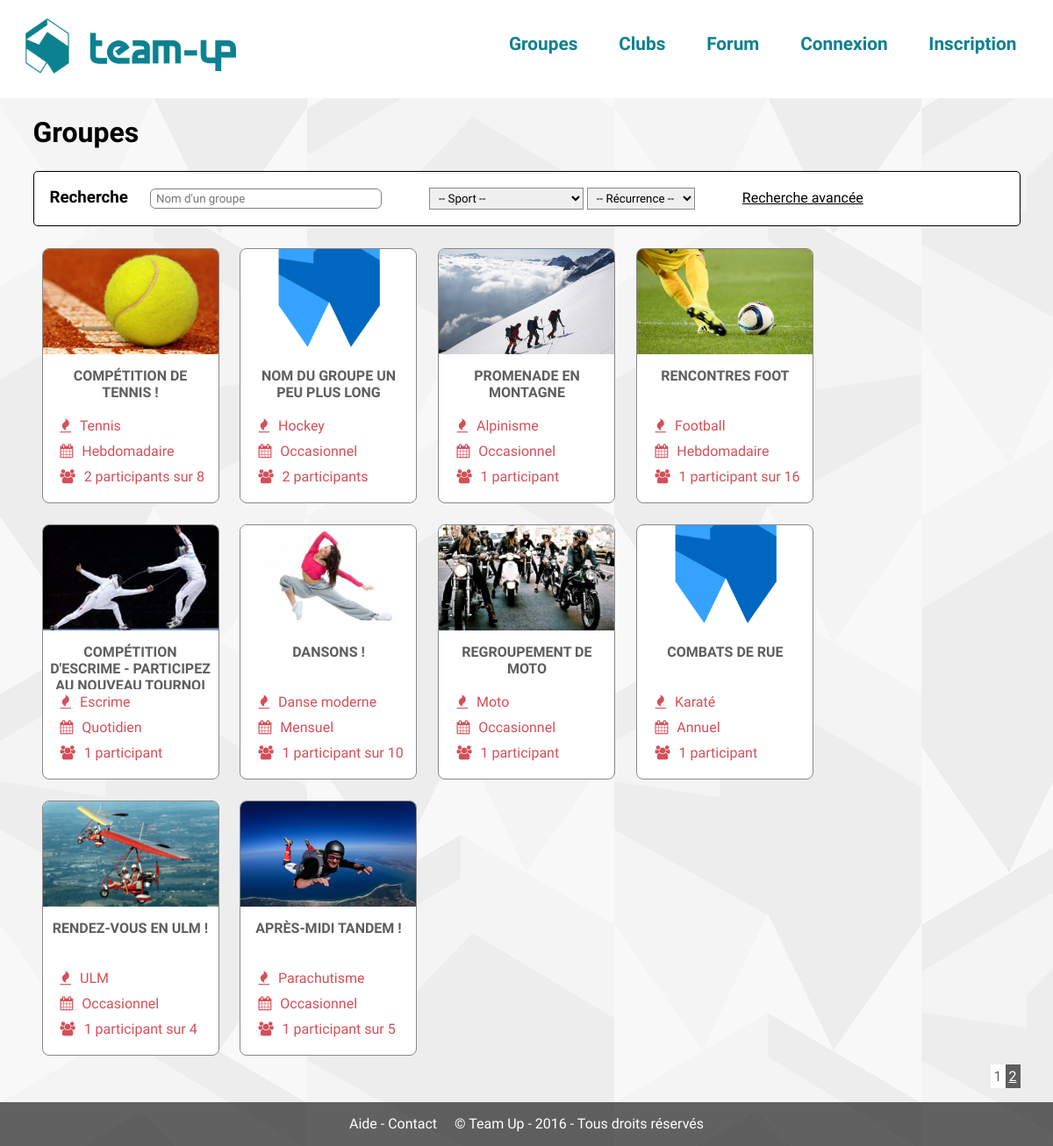
The app's page /?page=groupes, older data.
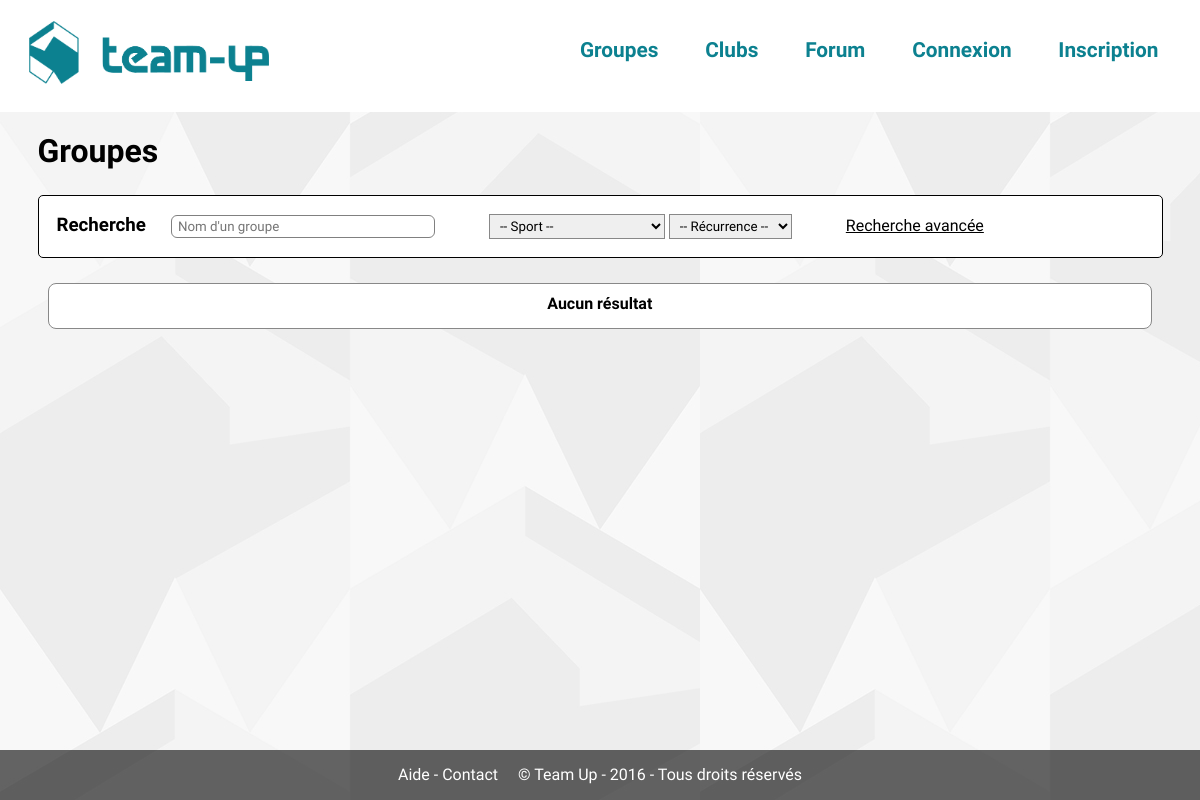
The same page, newer data.
### tables this page shows
CREATE TABLE `groupes` (
  `id` int(11) NOT NULL,
  `titre` varchar(255) NOT NULL,
  `id_departement` int(11) NOT NULL,
  `description` text NOT NULL,
  `id_sport` int(11) NOT NULL,
  `id_club` int(11) NOT NULL,
  `max_participants` int(11) NOT NULL,
  `min_participants` int(11) NOT NULL,
  `visibilite` enum('public','prive') NOT NULL,
  `recurrence` enum('occasionnel','quotidien','hebdomadaire','mensuel','annuel') NOT NULL,
  `niveau` int(11) NOT NULL,
  `tendance` int(11) NOT NULL
);

CREATE TABLE `sports` (
  `id` int(11) NOT NULL,
  `nom` varchar(255) NOT NULL,
  `description` text NOT NULL
);

### controleurs/groupes.php (called while the page is built, shortened)
<?php
include 'modeles/groupes.php';
include 'modeles/pagination.php';
$groupes_par_page = 10;
if(isset($_GET['p']) && !empty($_GET['p'])) {
	$page = (int) $_GET['p'];
} else {
	$page = 1;
}
$debut_requete = ($page - 1) * $groupes_par_page;
if(isset($_GET['nom']) && isset($_GET['sport']) && isset($_GET['recurrence'])) {
	$requete = '';
	if(!empty($_GET['nom']))
		$requete .= ' titre LIKE :titre AND';
	if(!empty($_GET['sport']))
		$requete .= ' id_sport = :id_sport AND';
	if(!empty($_GET['recurrence']))
		$requete .= ' recurrence = :recurrence AND';
	$requete .= ' 1=1';
	$recherche = rechercher_groupe($_GET['nom'], $_GET['sport'], $_GET['recurrence'], $requete, $debut_requete, $groupes_par_page);
	echo json_encode($recherche['lignes']);
	exit();
} else {
	$recherche = recuperer_groupes($debut_requete, $groupes_par_page);
}
$groupes = $recherche['lignes'];
include 'vues/groupes.php';

### modeles/groupes.php (called while the page is built, shortened)
<?php
function recuperer_groupes($debut, $combien) {
	global $pdo;
	$stmt = $pdo->prepare('SELECT SQL_CALC_FOUND_ROWS g.id AS id_groupe, s.nom AS nom_sport, g.*, COUNT(*) AS nbre FROM groupes AS g
																									JOIN sports AS s ON s.id = g.id_sport
																									LEFT JOIN groupes_membres gm ON gm.id_groupe = g.id
																								GROUP BY g.id
																								LIMIT :debut, :combien');
	$stmt->bindValue('debut', $debut, PDO::PARAM_INT);
	$stmt->bindValue('combien', $combien, PDO::PARAM_INT);
	$stmt->execute();
	return array('nombre' => $pdo->query('SELECT FOUND_ROWS();')->fetch(PDO::FETCH_COLUMN), 'lignes' => $stmt->fetchAll());
}

### vues/groupes.php (the view, shortened to what the changed rows need)
<h1><a href="?page=groupes" class="lien-simple">Groupes</a></h1>
<div id="liste-groupes">
<?php
	if(!empty($groupes)) {
		foreach ($groupes as $groupe) {
			if(!isset($_GET['actuel']) || empty($_GET['actuel']) || $groupe['nbre'] >= $_GET['actuel']) {
?>
	<div class="groupe encadrer">
		<a href="?page=groupe&amp;id=<?php echo $groupe['id_groupe']; ?>" title="<?php echo htmlspecialchars($groupe['titre']); ?>">
			<div class="details">
				<div class="photo" style="background-image: url('<?php echo (is_file(DOSSIER_GROUPE . $groupe['id_groupe'] . '.jpg') ? DOSSIER_GROUPE . $groupe['id_groupe'] . '.jpg' : DOSSIER_GROUPE . '0.jpg') ?>');">
				</div>
				<h4><?php echo htmlspecialchars($groupe['titre']); ?></h4>
				<p>
					<i class="fa fa-fire"></i> <?php echo $groupe['nom_sport']; ?><br>
					<i class="fa fa-calendar"></i> <?php echo ucfirst($groupe['recurrence']); ?><br>
					<i class="fa fa-users"></i> <?php echo $groupe['nbre']; ?> participant<?php echo ($groupe['nbre'] > 1 ? 's' : null); ?><?php echo ($groupe['max_participants'] > 0 ? ' sur ' . $groupe['max_participants'] : null);  ?><br>
				</p>
			</div>
		</a>
	</div>
<?php
			}
		}
?>
<?php
		pagination($total_groupes);
	} else {
?>
	<div class="groupe encadrer align-center" style="width:98%;padding-top:10px;">
		<h4>Aucun résultat</h4>
	</div>
<?php
	}
?>
</div>

### modeles/pagination.php (shortened to what the changed rows need)
<?php
function parametreUrl($name, $value) {
    if(empty($_SERVER['QUERY_STRING'])) {
        return '?'.$name.'='.$value;
    } else {
        $return = $name.'='.$value;
        foreach ($_GET as $k => $v) {
            if($name != $k) {
                $return .= '&'.$k.'='.$v;
            }
        }
        return '?'.$return;
    }
}
function pagination($nombre_entrees, $nombre_par_page = 10, $variable_page = 'p', $pages_visibles = 4) {
	if(isset($_GET[$variable_page])) {
		$page = (int) $_GET[$variable_page];
	} else {
		$page = 1;
	}
	echo '<div class="pagination">';
	$nombre_pages = ceil($nombre_entrees / $nombre_par_page) + 1;
	for ($i=1; $i < $nombre_pages; $i++) {
		if($page == $i) {
			echo '<span class="page-active">'.$i.'</span>';
		} else {
			if($i > ($page - $pages_visibles) && $i < ($page + $pages_visibles)) {
				echo '<a href="'.parametreUrl($variable_page, $i).'">'.$i.'</a> ';
			}
		}
	}
	echo '</div>';
}

Row changes from the older to the newer data that the page shows:
removed groupes: shows a picture, titre "COMPÉTITION DE TENNIS !", id_sport.nom "Tennis", recurrence "Hebdomadaire", nbre "2", max_participants "8"
removed groupes: titre "NOM DU GROUPE UN PEU PLUS LONG", id_sport.nom "Hockey", recurrence "Occasionnel", nbre "2"
removed groupes: shows a picture, titre "PROMENADE EN MONTAGNE", id_sport.nom "Alpinisme", recurrence "Occasionnel", nbre "1"
removed groupes: shows a picture, titre "RENCONTRES FOOT", id_sport.nom "Football", recurrence "Hebdomadaire", nbre "1", max_participants "16"
removed groupes: shows a picture, titre "COMPÉTITION D'ESCRIME - PARTICIPEZ…", id_sport.nom "Escrime", recurrence "Quotidien", nbre "1"
removed groupes: shows a picture, titre "DANSONS !", id_sport.nom "Danse moderne", recurrence "Mensuel", nbre "1", max_participants "10"
removed groupes: shows a picture, titre "REGROUPEMENT DE MOTO", id_sport.nom "Moto", recurrence "Occasionnel", nbre "1"
removed groupes: titre "COMBATS DE RUE", id_sport.nom "Karaté", recurrence "Annuel", nbre "1"
removed groupes: shows a picture, titre "RENDEZ-VOUS EN ULM !", id_sport.nom "ULM", recurrence "Occasionnel", nbre "1", max_participants "4"
removed groupes: shows a picture, titre "APRÈS-MIDI TANDEM !", id_sport.nom "Parachutisme", recurrence "Occasionnel", nbre "1", max_participants "5"
Text that changed along with them:
text now shown: "Aucun résultat"
list line gone: "1"
list line gone: "2"
